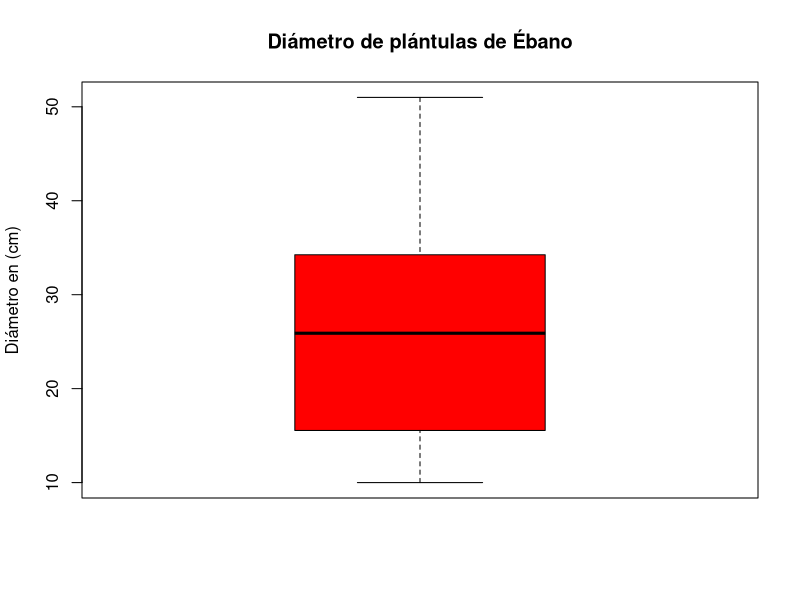
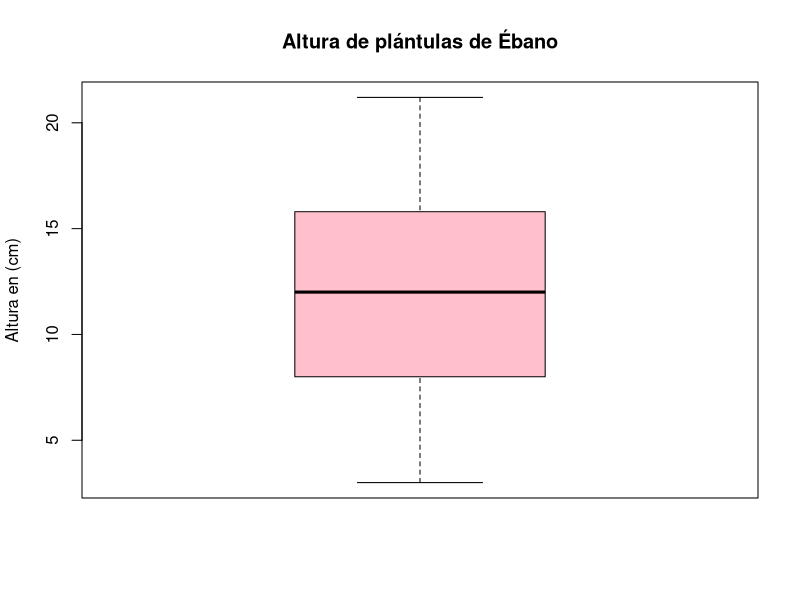
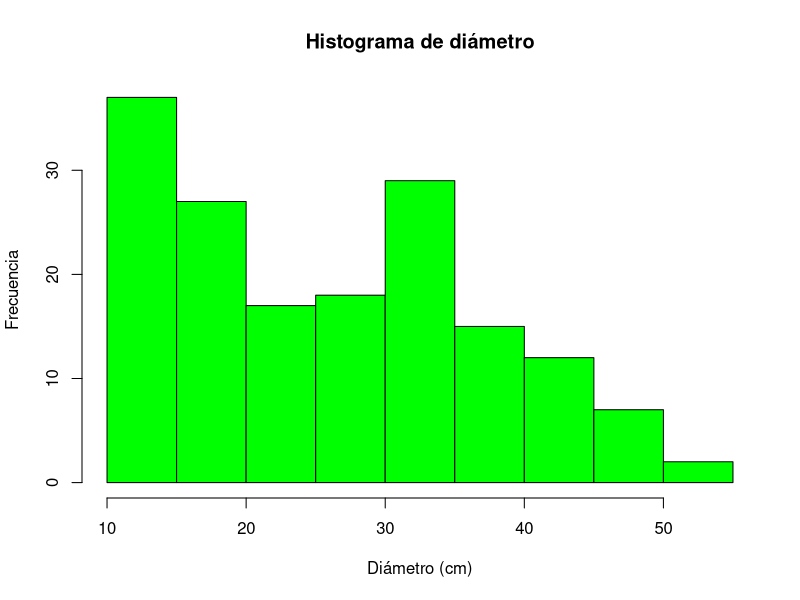

Generate these figures, in order, with R:
# Joselyne Ailed Carranza Treviño
# Matrícula: 1843603
# 30.01.2020 


# Importar datos ----------------------------------------------------------

Bd.ebanos <- read.csv("Clases/ebanos2.csv" , header = TRUE)
head(Bd.ebanos)
summary(Bd.ebanos)

mean(Bd.ebanos$diametro)
mean(Bd.ebanos$altura)

sd(Bd.ebanos$diametro)
sd(Bd.ebanos$altura)


boxplot(Bd.ebanos$diametro, ylab="Diámetro en (cm)" , col = "red" , main= "Diámetro de plántulas de Ébano")
boxplot(Bd.ebanos$altura, ylab="Altura en (cm)" , col = "pink" , main= "Altura de plántulas de Ébano")


stem(Bd.ebanos$diametro)
stem(Bd.ebanos$altura)


hist(Bd.ebanos$diametro, col = "green" , xlab ="Diámetro (cm)", ylab="Frecuencia" , 
     main="Histograma de diámetro")



# Condicionantes ----------------------------------------------------------

# ¿Cuántos individuos tienen un diámetro menor que la media?

sum(Bd.ebanos$diametro < mean(Bd.ebanos$diametro))



# ¿Cuántos individuos tienen un diámetro mayor que la media?
sum(Bd.ebanos$diametro > mean(Bd.ebanos$diametro))

sum(Bd.ebanos$diametro > 30)



# ¿Existirá una observación igual a la media?
sum(Bd.ebanos$diametro == mean(Bd.ebanos$diametro))


" subconjunto de datos subset"

ebanos.30 <- subset(Bd.ebanos, 
                    Bd.ebanos$diametro > 30)
